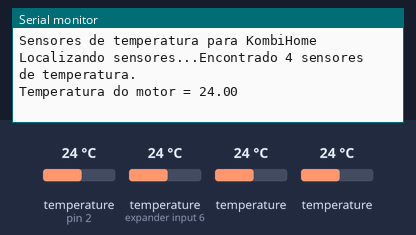
A sketch run on a simulated Arduino Uno, built with avr-gcc and run on an emulated ATmega328P. Parts: the last lines printed to the serial monitor. The inputs (shaded band) are chosen by the test bench; at power-on: temperature (sensors on pin 2, expander input 6) 24 °C, temperature 24 °C.

Above: at 1.2 s.
1.3 s: temperature (sensor on pin 2) set to 12 °C
At 3.4 s:
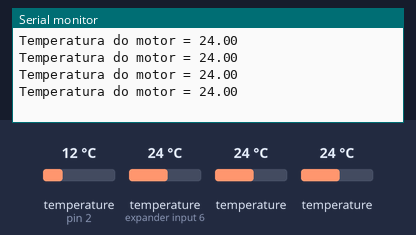
5.1 s: temperature (sensor on expander input 6) set to 19 °C
At 8.7 s:
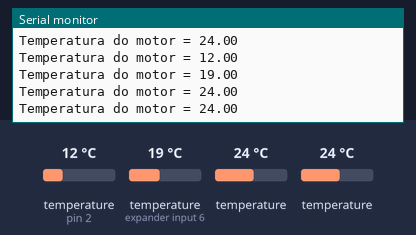
8.9 s: temperature (sensor 202) set to 28 °C
At 11.8 s:
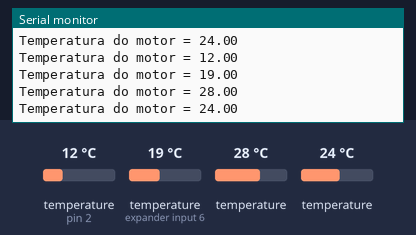
12.7 s: temperature (sensor 302) set to 33 °C
At 14.8 s:
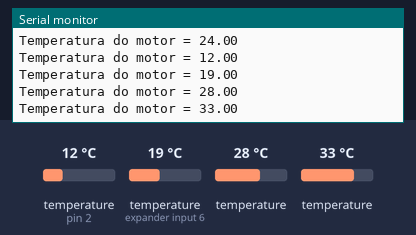
16.5 s: temperature (sensor on pin 2) set to 41 °C
At 18.4 s:
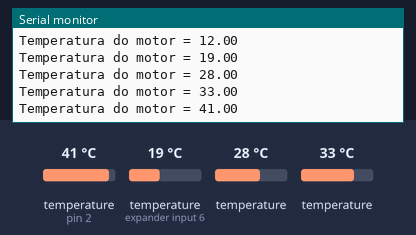
Timing chart, 0 to 19.9 s (numbered marks = the images above; inputs shaded):
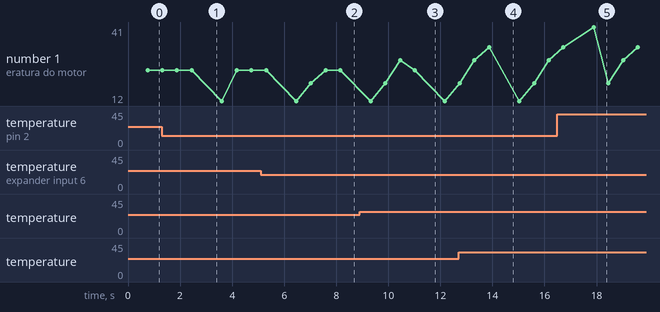

The sketch:

01_temp_kombi.ino
```cpp
#include <OneWire.h>
#include <DallasTemperature.h>

// conectar os dados de temperatura no pino 2 do Arduino
#define ONE_WIRE_BUS 2

// resolução em 0,5°C(9)
#define TEMPERATURE_PRECISION 9 //0.5°[9], 0.25°C[10], 0.125°C[11], and 0.0625°C[12].
#define DEVICE_DISCONNECTED_C -120

// instanciando oneWire para que qualquer dispositivo de fio único (onewired) se comunique com o Arduino
OneWire oneWire(ONE_WIRE_BUS);

// passando objeto oneWire como referênca para o DallasTemperature
DallasTemperature sensores(&oneWire);

// vetor que terá o endereço dos sensores
DeviceAddress termCab, termHab, termExt, termMotor;

//-------------
void printData(DeviceAddress deviceAddress)
{

  lendoTemperatura(deviceAddress);
  Serial.println();
}

// ------------- função que imprime a temperatura no Monitor Serial-----------
void lendoTemperatura(DeviceAddress deviceAddress)
{
  float tempC = sensores.getTempC(deviceAddress);
  String sensor;

  if(tempC == DEVICE_DISCONNECTED_C)
  {
    Serial.println("Erro: Nenhum sensor encontrado");
    return;
  }
  else
  {
    if (sensores.getAddress(termCab, 0))
    {
      sensor = "da cabine";
    }
    if (sensores.getAddress(termHab, 1))
    {
      sensor = "do habitáculo";
    }
    if (sensores.getAddress(termExt, 2))
    {
      sensor = "externa";
    }
    if (sensores.getAddress(termMotor, 3))
    {
      sensor = "do motor";
    }

    Serial.print("Temperatura ");
    Serial.print(sensor);
    Serial.print(" = ");
    Serial.print(tempC);
  }
}

//-----------------SETUP-------------------------------------------------------

void setup() {
  Serial.begin(9600);  //iniciando porta serial para usarmos o Monitor Serial
  Serial.println("Sensores de temperatura para KombiHome");

  sensores.begin();  // comando para inicializar a biblioteca

  // localizar os sensores
  Serial.print("Localizando sensores...");
  Serial.print("Encontrado ");
  Serial.print(sensores.getDeviceCount(), DEC);  // conta quantos sensores na rede
  Serial.println(" sensores de temperatura.");

  // Obtendo o endereço dos sensores
  if (!sensores.getAddress(termCab, 0)) Serial.println("Endereço do term. da cabine não encontrado!");
  if (!sensores.getAddress(termHab, 1)) Serial.println("Endereço do term. do habitáculo não encontrado!");
  if (!sensores.getAddress(termExt, 2)) Serial.println("Endereço do term. externo não encontrado!");
  if (!sensores.getAddress(termMotor, 3)) Serial.println("Endereço do term. do motor não encontrado!");
  Serial.println();

  sensores.setResolution(termCab, TEMPERATURE_PRECISION);
  sensores.setResolution(termHab, TEMPERATURE_PRECISION);
  sensores.setResolution(termExt, TEMPERATURE_PRECISION);
  sensores.setResolution(termMotor, TEMPERATURE_PRECISION);

}

//-----------------LOOP-------------------------------------------------------

void loop(void)
{

  sensores.requestTemperatures(); // solicitando todas as temperaturas do sensores nos barramento.
  delay(500);
  printData(termCab);
  delay(500);
  printData(termHab);
  delay(500);
  printData(termExt);
  delay(500);
  printData(termMotor);
  delay(500);
}
```

Measured:
- after the input at 5.1 s, the serial monitor: prints a new line after 1.9 s (image 2)
- after the input at 8.9 s, the serial monitor: prints a new line after 1.6 s (image 3)
- after the input at 12.7 s, the serial monitor: prints a new line after 1.2 s (image 4)
- after the input at 16.5 s, the serial monitor: prints a new line after 1.4 s (image 5)
- plotted number 1: 28 → 41 after the input at 16.5 s
